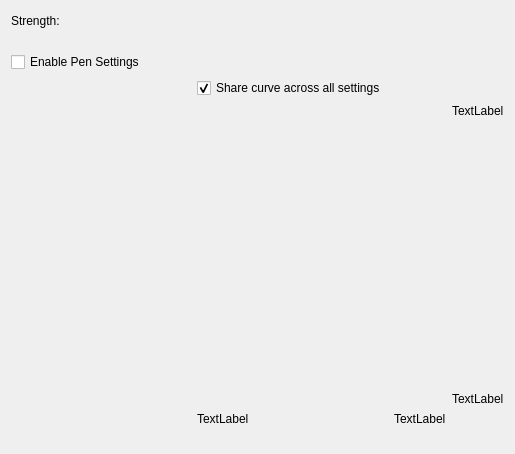
<?xml version="1.0" encoding="UTF-8"?>
<ui version="4.0">
 <class>WdgCurveOption</class>
 <widget class="QWidget" name="WdgCurveOption">
  <property name="geometry">
   <rect>
    <x>0</x>
    <y>0</y>
    <width>515</width>
    <height>454</height>
   </rect>
  </property>
  <layout class="QGridLayout" name="gridLayout_2">
   <item row="2" column="0" rowspan="4">
    <widget class="KisMultiSensorsSelector" name="sensorSelector" native="true">
     <property name="sizePolicy">
      <sizepolicy hsizetype="Fixed" vsizetype="Fixed">
       <horstretch>0</horstretch>
       <verstretch>0</verstretch>
      </sizepolicy>
     </property>
     <property name="minimumSize">
      <size>
       <width>180</width>
       <height>360</height>
      </size>
     </property>
     <property name="maximumSize">
      <size>
       <width>160</width>
       <height>16777215</height>
      </size>
     </property>
    </widget>
   </item>
   <item row="5" column="1" rowspan="2">
    <spacer name="verticalSpacer">
     <property name="orientation">
      <enum>Qt::Vertical</enum>
     </property>
     <property name="sizeHint" stdset="0">
      <size>
       <width>20</width>
       <height>40</height>
      </size>
     </property>
    </spacer>
   </item>
   <item row="0" column="0" colspan="2">
    <layout class="QHBoxLayout" name="horizontalLayout">
     <property name="bottomMargin">
      <number>15</number>
     </property>
     <item>
      <widget class="QLabel" name="strengthLabel">
       <property name="sizePolicy">
        <sizepolicy hsizetype="Fixed" vsizetype="Preferred">
         <horstretch>0</horstretch>
         <verstretch>0</verstretch>
        </sizepolicy>
       </property>
       <property name="text">
        <string>Strength:</string>
       </property>
      </widget>
     </item>
     <item>
      <widget class="KisDoubleSliderSpinBox" name="slider" native="true">
       <property name="sizePolicy">
        <sizepolicy hsizetype="Preferred" vsizetype="Fixed">
         <horstretch>0</horstretch>
         <verstretch>0</verstretch>
        </sizepolicy>
       </property>
       <property name="minimumSize">
        <size>
         <width>20</width>
         <height>20</height>
        </size>
       </property>
       <property name="maximumSize">
        <size>
         <width>16777215</width>
         <height>16777215</height>
        </size>
       </property>
      </widget>
     </item>
    </layout>
   </item>
   <item row="6" column="0">
    <spacer name="verticalSpacer_2">
     <property name="orientation">
      <enum>Qt::Vertical</enum>
     </property>
     <property name="sizeHint" stdset="0">
      <size>
       <width>20</width>
       <height>40</height>
      </size>
     </property>
    </spacer>
   </item>
   <item row="1" column="0">
    <widget class="QCheckBox" name="checkBoxUseCurve">
     <property name="text">
      <string>Enable Pen Settings</string>
     </property>
    </widget>
   </item>
   <item row="2" column="1">
    <layout class="QGridLayout" name="gridLayout">
     <item row="1" column="1">
      <layout class="QVBoxLayout" name="verticalLayout">
       <item>
        <widget class="QLabel" name="label_ymax">
         <property name="sizePolicy">
          <sizepolicy hsizetype="Fixed" vsizetype="Fixed">
           <horstretch>0</horstretch>
           <verstretch>0</verstretch>
          </sizepolicy>
         </property>
         <property name="text">
          <string comment="KDE::DoNotExtract">TextLabel</string>
         </property>
        </widget>
       </item>
       <item alignment="Qt::AlignBottom">
        <widget class="QLabel" name="label_ymin">
         <property name="sizePolicy">
          <sizepolicy hsizetype="Fixed" vsizetype="Fixed">
           <horstretch>0</horstretch>
           <verstretch>0</verstretch>
          </sizepolicy>
         </property>
         <property name="text">
          <string comment="KDE::DoNotExtract">TextLabel</string>
         </property>
        </widget>
       </item>
      </layout>
     </item>
     <item row="2" column="0">
      <layout class="QHBoxLayout" name="horizontalLayout_3">
       <item>
        <widget class="QLabel" name="label_xmin">
         <property name="sizePolicy">
          <sizepolicy hsizetype="Preferred" vsizetype="Fixed">
           <horstretch>0</horstretch>
           <verstretch>0</verstretch>
          </sizepolicy>
         </property>
         <property name="text">
          <string comment="KDE::DoNotExtract">TextLabel</string>
         </property>
        </widget>
       </item>
       <item alignment="Qt::AlignRight">
        <widget class="QLabel" name="label_xmax">
         <property name="sizePolicy">
          <sizepolicy hsizetype="Preferred" vsizetype="Fixed">
           <horstretch>0</horstretch>
           <verstretch>0</verstretch>
          </sizepolicy>
         </property>
         <property name="text">
          <string comment="KDE::DoNotExtract">TextLabel</string>
         </property>
        </widget>
       </item>
      </layout>
     </item>
     <item row="1" column="0">
      <widget class="KisCurveWidget" name="curveWidget" native="true">
       <property name="sizePolicy">
        <sizepolicy hsizetype="Preferred" vsizetype="Expanding">
         <horstretch>1</horstretch>
         <verstretch>0</verstretch>
        </sizepolicy>
       </property>
      </widget>
     </item>
     <item row="0" column="0">
      <widget class="QCheckBox" name="checkBoxUseSameCurve">
       <property name="text">
        <string>Share curve across all settings</string>
       </property>
       <property name="checked">
        <bool>true</bool>
       </property>
      </widget>
     </item>
    </layout>
   </item>
  </layout>
 </widget>
 <customwidgets>
  <customwidget>
   <class>KisDoubleSliderSpinBox</class>
   <extends>QWidget</extends>
   <header>kis_slider_spin_box.h</header>
   <container>1</container>
  </customwidget>
  <customwidget>
   <class>KisMultiSensorsSelector</class>
   <extends>QWidget</extends>
   <header>kis_multi_sensors_selector.h</header>
   <container>1</container>
  </customwidget>
  <customwidget>
   <class>KisCurveWidget</class>
   <extends>QWidget</extends>
   <header location="global">widgets/kis_curve_widget.h</header>
   <container>1</container>
  </customwidget>
 </customwidgets>
 <resources/>
 <connections/>
</ui>
